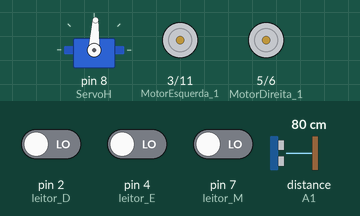
Recording of a sketch running on a simulated Arduino Uno, built with avr-gcc and run on an emulated ATmega328P. Shown: servo, motor-driver pin pairs drawn as motors (green arrow = first pin HIGH = forward, orange = second pin HIGH = backward, longer = more drive). The test bench sets the inputs (shaded band); at power-on: distance to the obstacle (sensor on A1) 80 cm, pin 4 (leitor_E) LOW, pin 2 (leitor_D) LOW, pin 7 (leitor_M) LOW.

Above: at 1.2 s.
1.3 s: distance to the obstacle (sensor on A1) set to 11 cm
2.8 s: distance to the obstacle (sensor on A1) set to 8 cm
At 4.5 s:
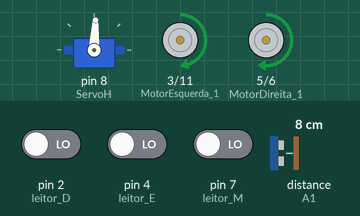
At 5.6 s:
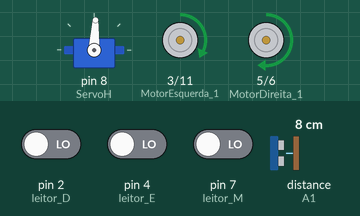
5.8 s: pin 4 (leitor_E) driven HIGH
At 5.92 s:
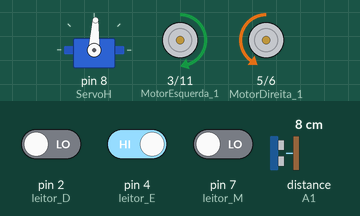
8.8 s: pin 4 (leitor_E) driven LOW
Timing chart, 0 to 11.3 s (numbered marks = the images above; inputs shaded):
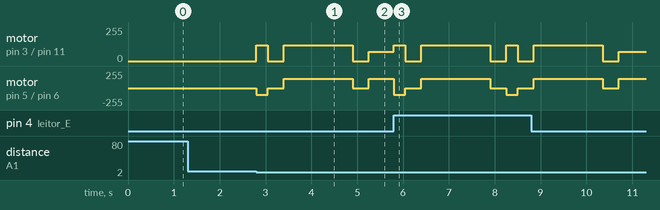

Measured:
- the behaviour switches between 10 and 9 cm on distance to the obstacle (sensor on A1) (found by bisection; images 0 and 1)
- after the input at 1.3 s, every drawn part: stays the same

The sketch:

sketch_aug29c.ino
```cpp
/**
 * @Autor Everton Feijo
 * @brief Sequidor de linha com desafio do tunel
 * @Data 08/28/2018
 **/
#include<Servo.h>
#include<Ultrasonic.h>
#define ServoH 8
Ultrasonic HC_SR04(A0,A1);
int MotorDireita_1 = 5;
int MotorDireita_2 = 6;
int MotorEsquerda_1 = 3;
int MotorEsquerda_2 = 11;
const int leitor_D = 2;
const int leitor_E = 4;
const int leitor_M = 7;
int Status_E;
int Status_M;
int Status_D;
int x = 80;
Servo S_H;
int PosH = 87;
int Dist;
int Vaga = 2;
int Desafio = 0;
int modo;


void setup() {
  // put your setup code here, to run once:
  //Serial.begin(9600);
  pinMode(MotorDireita_1,OUTPUT);
  pinMode(MotorDireita_2,OUTPUT);
  pinMode(MotorEsquerda_1,OUTPUT);
  pinMode(MotorEsquerda_2,OUTPUT);
  pinMode(leitor_D,INPUT);
  pinMode(leitor_M,INPUT);
  pinMode(leitor_E,INPUT);
  S_H.attach(ServoH);
  S_H.write(PosH);
  Dist = HC_SR04.Ranging(CM);


}

void loop() {
  // put your main code here, to run repeatedly:
  Dist = HC_SR04.Ranging(CM);
  Status_E= digitalRead(leitor_E);
  Status_D= digitalRead(leitor_D);
  Status_M= digitalRead(leitor_M);
  S_H.write(PosH);
  if(Dist > 50 ){
    x=80;
    Linha(x);
  }else{
    if(Dist > 15 && Dist < 50 ){
      x = 80;
      Linha(x);
    }else{
      if(Dist < 10){
        Pare();
        ObjetoDetec();
      }
    }
  }

}

/**
 *
 *  HIGH = Linha preta e LOW =  Fundo Branco
 *
 *
**/

int Linha(int x){
  int y;
  if(Status_E == HIGH && Status_M == HIGH && Status_D == HIGH){
     //Pare();
     Vaga = CaminhoFaltando(Vaga);
     return 0;
  }
  if(Status_E == HIGH && Status_M == HIGH && Status_D == LOW){
    Esquerda(x);
    return 0;
  }
  if(Status_E == HIGH && Status_M == LOW && Status_D == HIGH){
   Inverter();
    return 0;
  }
  if(Status_E == HIGH && Status_M == LOW && Status_D == LOW){
    //Esquerda(x);
    return 0;
  }
  if(Status_E == LOW && Status_M == HIGH && Status_D == HIGH){
    Direita(x);
    return 0;
  }
  if(Status_E == LOW && Status_M == HIGH && Status_D == LOW){
   Frente(x);
    return 0;
  }
  if(Status_E == LOW && Status_M == LOW && Status_D == HIGH){
    //Direita(x);
    Direita_45();
    return 0;
  }
  if(Status_E == LOW && Status_M == LOW && Status_D == LOW){
    //Vaga = Parking(Vaga);
    return 0;
  }
}


int LinhaInvertida(int x){
  int y;
  if(Status_E == HIGH && Status_M == HIGH && Status_D == HIGH){
     //Pare();
     return 0;
  }
  if(Status_E == HIGH && Status_M == HIGH && Status_D == LOW){
    //Esquerda(x);
    PosH = EsquerdaRapido(x);
    return 0;
  }
  if(Status_E == HIGH && Status_M == LOW && Status_D == HIGH){
   //LinhaInvertida();
   PosH = Frente(x);
    return 0;
  }
  if(Status_E == HIGH && Status_M == LOW && Status_D == LOW){
    //Esquerda(x);
    PosH = Direita(x);
    return 0;
  }
  if(Status_E == LOW && Status_M == HIGH && Status_D == HIGH){
   // Direita(x);
   PosH = DireitaRapido(x);
    return 0;
  }
  if(Status_E == LOW && Status_M == HIGH && Status_D == LOW){
     Inverter();
    return 0;
  }
  if(Status_E == LOW && Status_M == LOW && Status_D == HIGH){
    //Direita(x);
    PosH = EsquerdaRapido(x);


    return 0;
  }
  if(Status_E == LOW && Status_M == LOW && Status_D == LOW){
   Re();
    return 0;
  }
}
int Frente(int x){
  analogWrite(MotorDireita_1,x);
  digitalWrite(MotorDireita_2,LOW);
  digitalWrite(MotorEsquerda_2,LOW);
  analogWrite(MotorEsquerda_1,(80*x)/100);
  return 87;
}
int Esquerda(int x){
  analogWrite(MotorDireita_1,x*1.7);
  digitalWrite(MotorDireita_2,LOW);
  digitalWrite(MotorEsquerda_2,LOW);
  analogWrite(MotorEsquerda_1,(x*0.9)+20);
  return 95;
}
int Direita(int x){
  analogWrite(MotorDireita_1,x*0.9);
  digitalWrite(MotorDireita_2,LOW);
  analogWrite(MotorEsquerda_1,(x*1.7)+20);
  digitalWrite(MotorEsquerda_2,LOW);
  return 79;
}
int Re(){
    analogWrite(MotorDireita_2,95);
    digitalWrite(MotorDireita_1,LOW);
    analogWrite(MotorEsquerda_2,75);
    digitalWrite(MotorEsquerda_1,LOW);
    return 87;
 }
int EsquerdaRapido(int x){
  analogWrite(MotorDireita_1,x*1.5);
  digitalWrite(MotorDireita_2,LOW);
  digitalWrite(MotorEsquerda_2,LOW);
  digitalWrite(MotorEsquerda_1,LOW);
  return 120;
}
int DireitaRapido(int x){
  digitalWrite(MotorDireita_1,LOW);
  digitalWrite(MotorDireita_2,LOW);
  analogWrite(MotorEsquerda_1,(x*1.5)+20);
  digitalWrite(MotorEsquerda_2,LOW);
  return 60;
}
void Pare(){
  digitalWrite(MotorDireita_1,LOW);
  digitalWrite(MotorDireita_2,LOW);
  digitalWrite(MotorEsquerda_1,LOW);
  digitalWrite(MotorEsquerda_2,LOW);
}
void ObjetoDetec(){

    DesvioE();

}
void Esquerda_45(){
    analogWrite(MotorDireita_2,100);
    digitalWrite(MotorDireita_1,LOW);
    analogWrite(MotorEsquerda_1,120);
    digitalWrite(MotorEsquerda_2,LOW);
    delay(250);
}
void Direita_45(){
    analogWrite(MotorDireita_1,100);
    digitalWrite(MotorDireita_2,LOW);
    analogWrite(MotorEsquerda_2,120);
    digitalWrite(MotorEsquerda_1,LOW);
    delay(250);
}
void Curva_E(){
    analogWrite(MotorDireita_1,80);
    digitalWrite(MotorDireita_2,LOW);
    digitalWrite(MotorEsquerda_2,LOW);
    analogWrite(MotorEsquerda_1,140);
}
void Curva_D(){
    analogWrite(MotorDireita_1,140);
    digitalWrite(MotorDireita_2,LOW);
    digitalWrite(MotorEsquerda_2,LOW);
    analogWrite(MotorEsquerda_1,70);
}

void DesvioE(){
    Esquerda_45();
    Pare();
    delay(350);
    Curva_D();
    delay(1500);
    Pare();
    delay(350);
    do{
      Status_E= digitalRead(leitor_E);
      PosH = Frente(80);
    }while(Status_E == LOW);
}
void DesvioD(){
    Direita_45();
    Pare();
    delay(350);
    Curva_E();
    delay(1500);
    Pare();
    delay(350);
    Direita_45();
    do{
      Status_E= digitalRead(leitor_D);
      PosH = Frente(80);
    }while(Status_D == LOW);
}

int CaminhoFaltando(int y){
  if( y == 1){
    do{
      Status_E= digitalRead(leitor_E);
      Status_D= digitalRead(leitor_D);
      Status_M= digitalRead(leitor_M);

      Frente(60);
    }while(Status_E == HIGH && Status_M == HIGH && Status_D == HIGH);
    y--;
  }else{
    if(y == 0){
      Pare();
    }
  }
  return y;
}
int Parking(int z){
  if(z == 2){
    do{
      Status_E= digitalRead(leitor_E);
      Status_D= digitalRead(leitor_D);
      Status_M= digitalRead(leitor_M);
      Frente(60);
    }while(Status_E == LOW && Status_M == LOW && Status_D == LOW);
    z--;
  }else{
    if(z == 1){
      Re();
      delay(350);
      Pare();
      delay(3000); // tempo a ser definido !!!!
      z--;
    }else{
      Frente(60);
    }
  }
}
void Inverter(){

}
```
